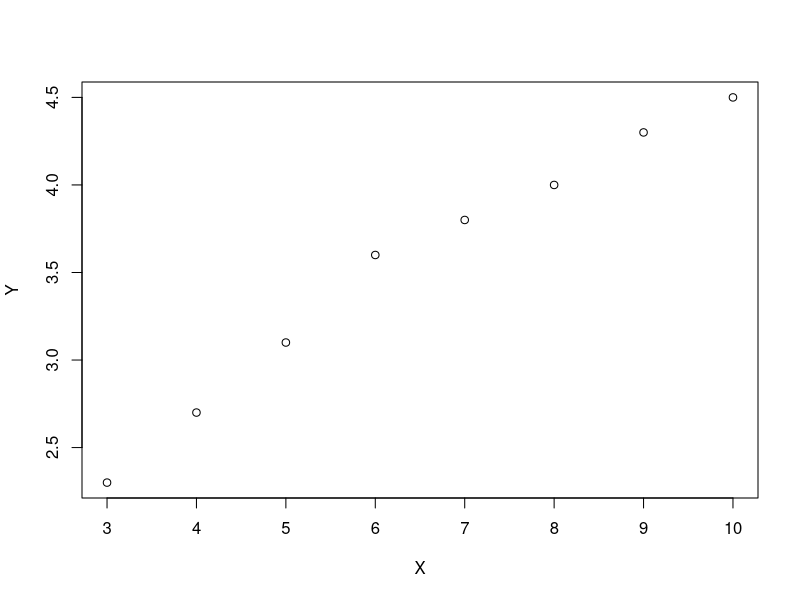
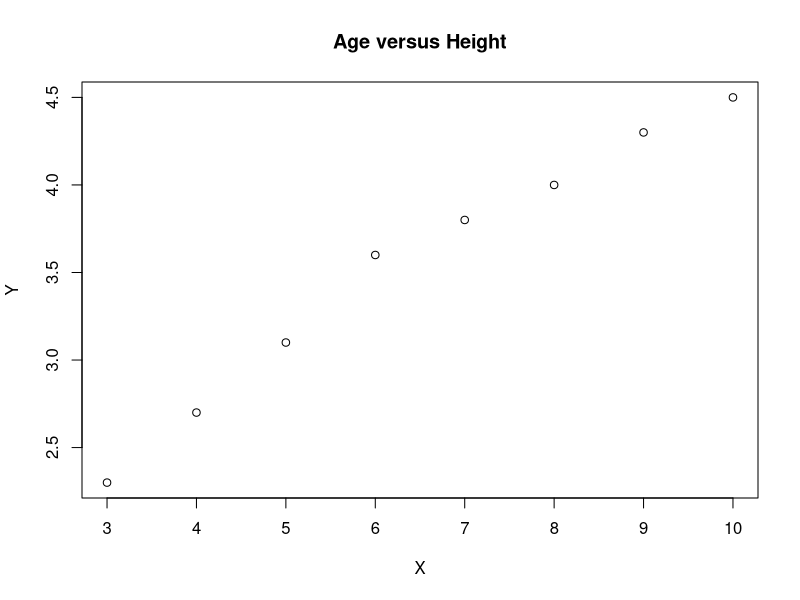
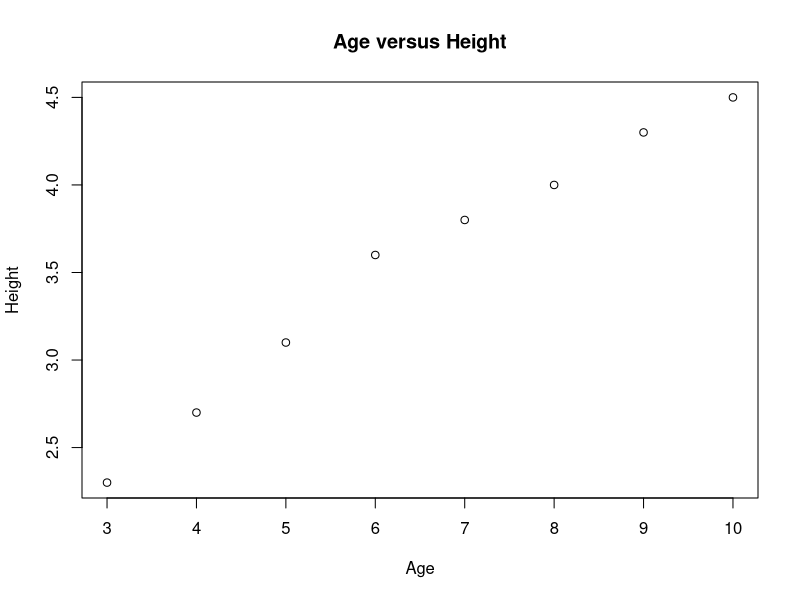

Write R code to recreate these figures, in order.
# Get the input values.
X=3:10
Y=c(2.3,2.7,3.1,3.6,3.8,4,4.3,4.5)

# Plot the chart with 
#age and height.
plot(X,Y)

#use the parameter main in the syntax
plot(X,Y,main="Age versus Height")


#use the parameter xlab and ylab in the syntax to describe the X-axis and Y-axis respectively
plot(X,Y,main="Age versus Height",xlab="Age",ylab="Height")


